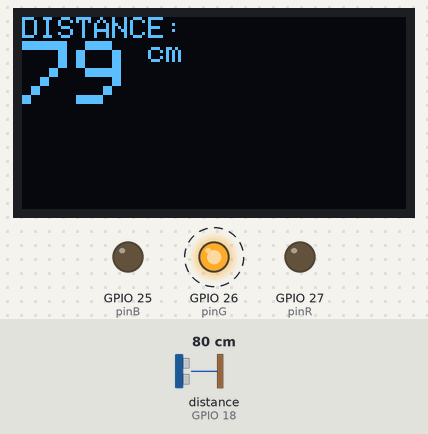
Bench run of a sketch on a simulated ESP32. On the bench: 128×64 one-colour display, output pins drawn as LEDs (lit = HIGH). Wiring (inferred from the names in the program): ultrasonic range finder: trigger GPIO 5; echo GPIO 18. Dashed ring = blinking. The inputs (shaded band) are chosen by the test bench; at power-on: distance to the obstacle (sensor on GPIO 18) 80 cm. The echo pulse lasts 58.3 µs per cm; pins used as bus, display or sensor lines are not drawn.

Above: at 1.2 s.
1.3 s: distance to the obstacle (sensor on GPIO 18) set to 54 cm
At 3.0 s:
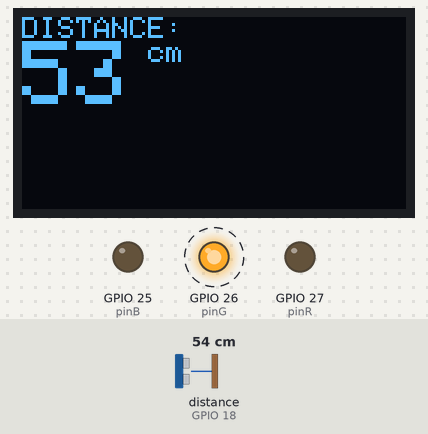
4.3 s: distance to the obstacle (sensor on GPIO 18) set to 46 cm
At 4.78 s:
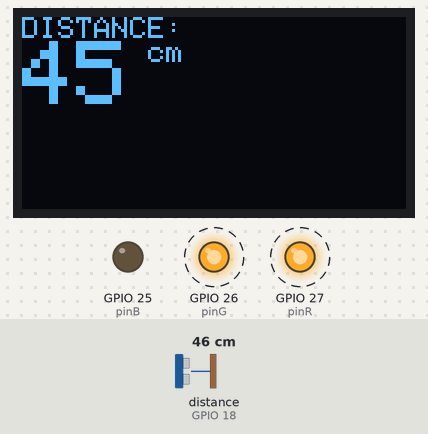
7.3 s: distance to the obstacle (sensor on GPIO 18) set to 17 cm
At 7.47 s:
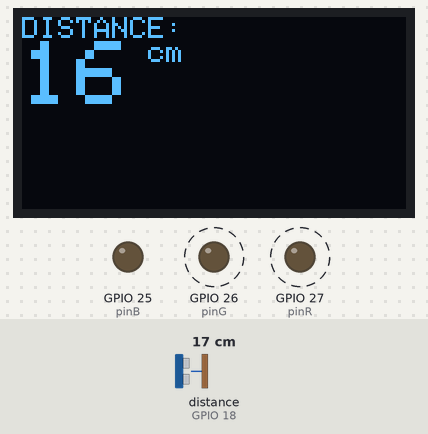
8.8 s: distance to the obstacle (sensor on GPIO 18) set to 13 cm
At 9.07 s:
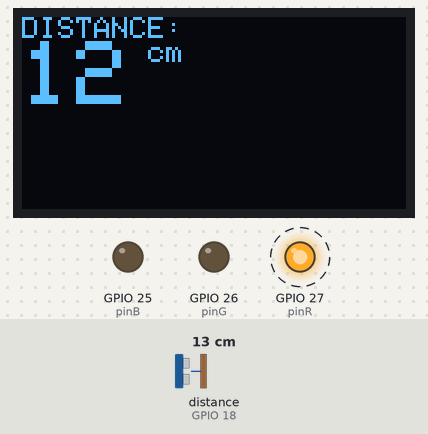
Timing chart, 0 to 11.9 s (numbered marks = the images above; inputs shaded):
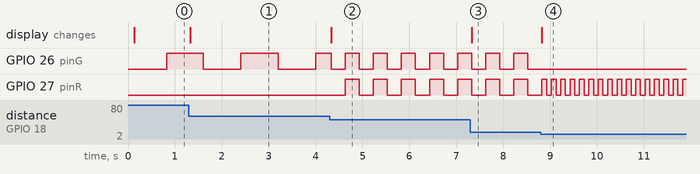

The sketch:

distance_based_light_control.ino
```cpp
#include <Wire.h>
#include <Adafruit_GFX.h>
#include <Adafruit_SSD1306.h>

#define SCREEN_WIDTH 128
#define SCREEN_HEIGHT 64
Adafruit_SSD1306 display(SCREEN_WIDTH, SCREEN_HEIGHT, &Wire, -1);

const int trigPin = 5;
const int echoPin = 18;
const int pinR = 27;
const int pinG = 26;
const int pinB = 25;

#define SOUND_SPEED 0.034
float distanceCm;

unsigned long previousBlinkMillis = 0;
unsigned long previousSensorMillis = 0;
bool ledState = false;
long blinkInterval = 500;
int rangeMode = 0; // 1=Red, 2=Yellow, 3=Green

void setup() {
  Serial.begin(115200);
  pinMode(trigPin, OUTPUT);
  pinMode(echoPin, INPUT);
  pinMode(pinR, OUTPUT);
  pinMode(pinG, OUTPUT);
  pinMode(pinB, OUTPUT);

  if(!display.begin(SSD1306_SWITCHCAPVCC, 0x3C)) {
    for(;;);
  }
  display.clearDisplay();
  display.setTextColor(WHITE);
}

void loop() {
  unsigned long currentMillis = millis();

  // Task 1: Sensor & Range Logic (Every 100ms for responsiveness)
  if (currentMillis - previousSensorMillis >= 100) {
    previousSensorMillis = currentMillis;

    digitalWrite(trigPin, LOW);
    delayMicroseconds(2);
    digitalWrite(trigPin, HIGH);
    delayMicroseconds(10);
    digitalWrite(trigPin, LOW);

    long duration = pulseIn(echoPin, HIGH);
    distanceCm = duration * SOUND_SPEED / 2;

    // --- RANGE LOGIC ---
    if (distanceCm > 0 && distanceCm <= 15) {
      rangeMode = 1;      // RED
      blinkInterval = 100; // Rapid blink
    }
    else if (distanceCm > 15 && distanceCm < 50) {
      rangeMode = 2;      // YELLOW (Red + Green)
      blinkInterval = 300; // Medium blink
    }
    else if (distanceCm >= 50) {
      rangeMode = 3;      // GREEN
      blinkInterval = 800; // Slow blink
    } else {
      rangeMode = 0;      // Out of range / Error
    }

    // Update OLED
    display.clearDisplay();
    display.setCursor(0, 0);
    display.setTextSize(1);
    display.println("DISTANCE:");
    display.setTextSize(3);
    display.print((int)distanceCm);
    display.setTextSize(1);
    display.println(" cm");
    display.display();
  }

  // Task 2: Non-Blocking Blink Logic
  if (currentMillis - previousBlinkMillis >= blinkInterval) {
    previousBlinkMillis = currentMillis;
    ledState = !ledState; // Toggle state

    // Reset all pins first
    digitalWrite(pinR, LOW);
    digitalWrite(pinG, LOW);
    digitalWrite(pinB, LOW);

    if (ledState) {
      if (rangeMode == 1) { // RED
        digitalWrite(pinR, HIGH);
      }
      else if (rangeMode == 2) { // YELLOW
        digitalWrite(pinR, HIGH);
        digitalWrite(pinG, HIGH);
      }
      else if (rangeMode == 3) { // GREEN
        digitalWrite(pinG, HIGH);
      }
    }
  }
}
```

Measured:
- the behaviour switches between 51 and 50 cm on distance to the obstacle (sensor on GPIO 18) (found by bisection; images 1 and 2)
- the behaviour switches between 16 and 15 cm on distance to the obstacle (sensor on GPIO 18) (found by bisection; images 3 and 4)
- after the input at 1.3 s, the display: changes at once (image 1)
- after the input at 4.3 s, GPIO 26 (pinG): alternates HIGH for 0.30 s and LOW for 0.30 s, starting at once; GPIO 27 (pinR): alternates HIGH for 0.30 s and LOW for 0.30 s, starting after 0.33 s; the display: changes at once (image 2)
- after the input at 7.3 s, the display: changes at once (image 3)
- after the input at 8.8 s, GPIO 26 (pinG): stops changing and stays LOW; GPIO 27 (pinR): alternates HIGH for 0.10 s and LOW for 0.10 s, starting after 0.13 s; the display: changes at once (image 4)
- by itself, GPIO 26 (pinG): alternates HIGH for 0.80 s and LOW for 0.80 s
